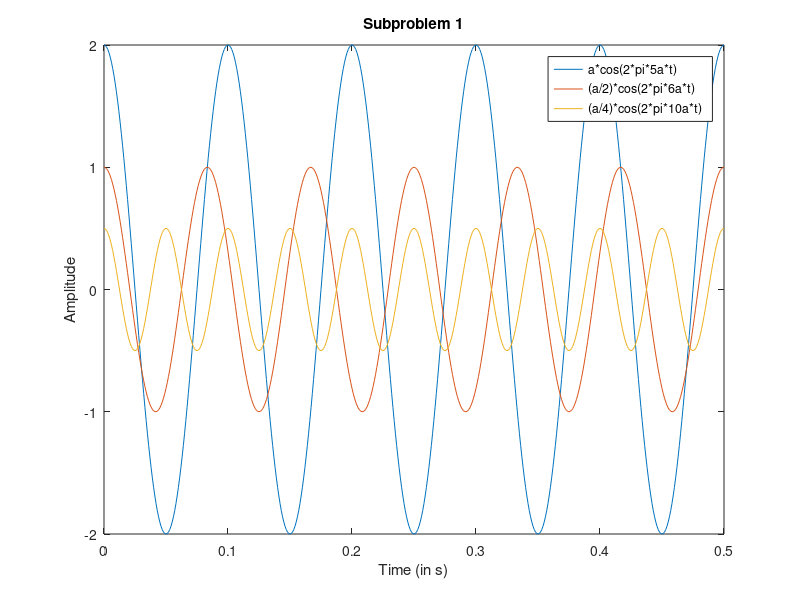
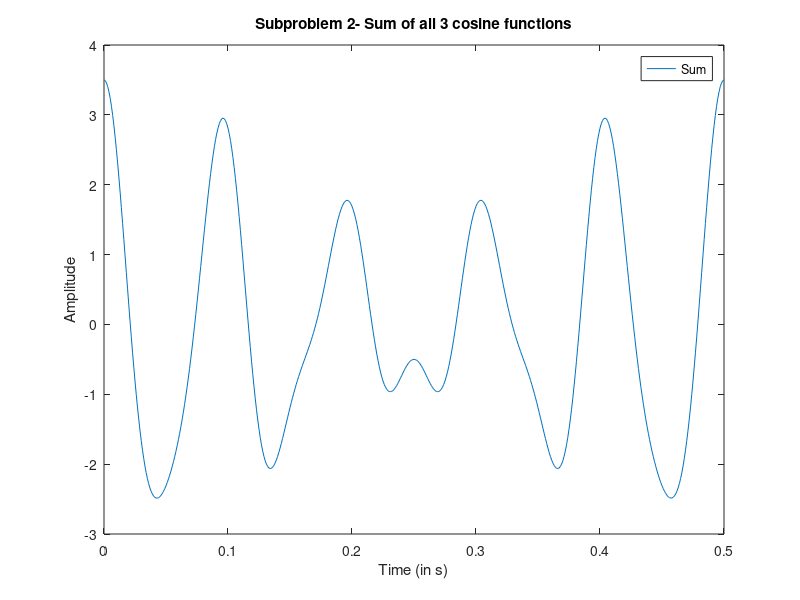
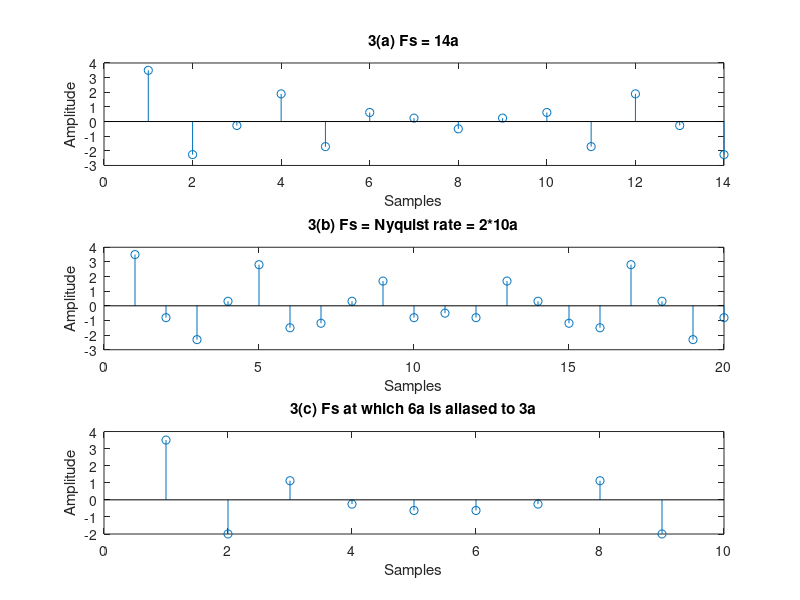
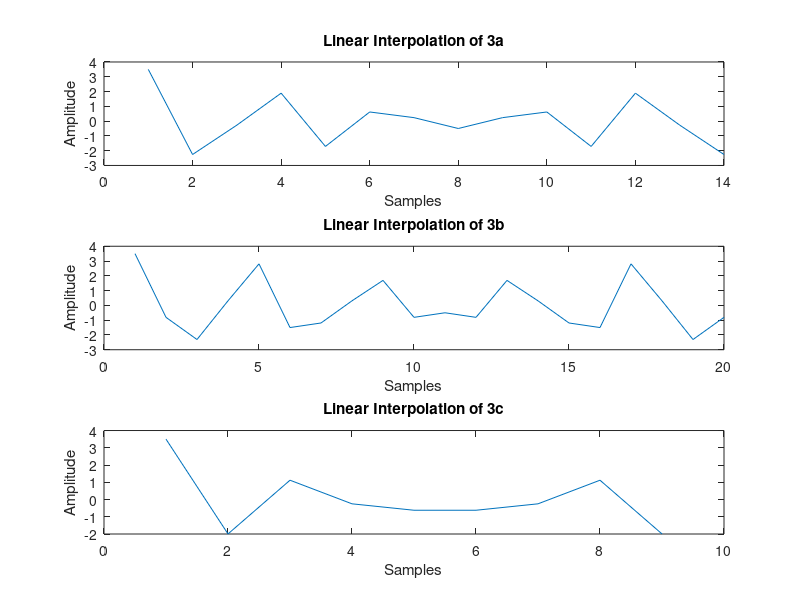

The MATLAB script that drew these images, in order:
%Problem 1- Sampling and frequency-domain aliasing

%Initializing alpha i.e. a
a = 1 + mod(157, 3);

%Subproblem 1
%Initializing time array
t = 0:0.001:(1/a);

%Defining the signal functions
A = a * cos(2*pi*5*a*t);
B = (a/2) * cos(2*pi*6*a*t);
C = (a/4) * cos(2*pi*10*a*t);

%Plotting all three functions in the same plot
figure;
plot(t, A, t, B, t, C)
title('Subproblem 1')
xlabel('Time (in s)')
ylabel('Amplitude')
legend('a*cos(2*pi*5a*t)', '(a/2)*cos(2*pi*6a*t)', '(a/4)*cos(2*pi*10a*t)')

%Subproblem 2
%Plotting the sum of all three functions
figure;
total = A + B + C;
plot(t, total)
title('Subproblem 2- Sum of all 3 cosine functions')
xlabel('Time (in s)')
ylabel('Amplitude')
legend('Sum')

%Subproblem 3
%a: Fs = 14a
%Initializing new time array corresponding to the sampling frequency
Fsa = 14 * a;
dta = 1 / Fsa;
ta = 0:dta:(1/a)-dta;

%Sampling the signals with the new time array
Aa = a * cos(2*pi*5*a*ta);
Ba = (a/2) * cos(2*pi*6*a*ta);
Ca = (a/4) * cos(2*pi*10*a*ta);
totala = Aa + Ba + Ca;

%b: Fs = Nyquist rate i.e. 10a = 20
%Initializing new time array corresponding to the sampling frequency
Fsb = 2 * 10 * a;
dtb = 1 / Fsb;
tb = 0:dtb:(1/a)-dtb;

%Sampling the signals with the new time array
Ab = a * cos(2*pi*5*a*tb);
Bb = (a/2) * cos(2*pi*6*a*tb);
Cb = (a/4) * cos(2*pi*10*a*tb);
totalb = Ab + Bb + Cb;

%c: Fs where 6a is aliased to 3a
%Initializing new time array corresponding to the sampling frequency
Fsc = 9 * a;
dtc = 1 / Fsc;
tc = 0:dtc:(1/a)-dtc;

%Sampling the signals with the new time array
Ac = a * cos(2*pi*5*a*tc);
Bc = (a/2) * cos(2*pi*6*a*tc);
Cc = (a/4) * cos(2*pi*10*a*tc);
totalc = Ac + Bc + Cc;

%Plotting all the sampled signals in the same plot
figure;
subplot(3,1,1)
stem(totala)
title('3(a) Fs = 14a'), xlabel('Samples'), ylabel('Amplitude')
subplot(3,1,2)
stem(totalb)
title('3(b) Fs = Nyquist rate = 2*10a'), xlabel('Samples'), ylabel('Amplitude')
subplot(3,1,3)
stem(totalc)
title('3(c) Fs at which 6a is aliased to 3a'), xlabel('Samples'), ylabel('Amplitude')

%Subproblem 4
%Plotting linear interpolation of all the sampled signals using plot
figure;
subplot(3,1,1)
plot(totala)
title('Linear Interpolation of 3a'), xlabel('Samples'), ylabel('Amplitude')
subplot(3,1,2)
plot(totalb)
title('Linear Interpolation of 3b'), xlabel('Samples'), ylabel('Amplitude')
subplot(3,1,3)
plot(totalc)
title('Linear Interpolation of 3c'), xlabel('Samples'), ylabel('Amplitude')

%Subproblem 5
%Computing two sided fft and energy density spectrum
ffta = fft(totala);
fka = (-length(ta)/2:length(ta)/2-1) * (Fsa/length(ta));

fftb = fft(totalb);
fkb = (-length(tb)/2:length(tb)/2-1) * (Fsa/length(tb));

fftc = fft(totalc);
fkc = (-4.5:3.5) * (Fsa/length(tc));

%Plotting the energy density spectrum
figure;
subplot(3,1,1)
stem(fka, abs(ffta))
title('Energy density spectrum for 3a'), xlabel('Square of Frequency (in Hz^2)'), ylabel('Amplitude')
subplot(3,1,2)
stem(fkb, abs(fftb))
title('Energy density spectrum for 3b'), xlabel('Square of Frequency (in Hz^2)'), ylabel('Amplitude')
subplot(3,1,3)
stem(fkc, abs(fftc))
title('Energy density spectrum for 3c'), xlabel('Square of Frequency (in Hz^2)'), ylabel('Amplitude')